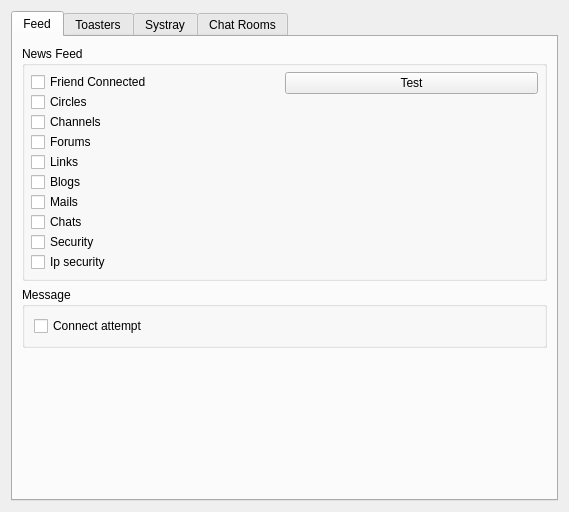
<?xml version="1.0" encoding="UTF-8"?>
<ui version="4.0">
 <class>NotifyPage</class>
 <widget class="QWidget" name="NotifyPage">
  <property name="geometry">
   <rect>
    <x>0</x>
    <y>0</y>
    <width>569</width>
    <height>512</height>
   </rect>
  </property>
  <layout class="QVBoxLayout" name="NotifyPageVLayout">
   <item>
    <widget class="QTabWidget" name="tabWidget">
     <property name="currentIndex">
      <number>0</number>
     </property>
     <widget class="QWidget" name="tabFeed">
      <attribute name="title">
       <string>Feed</string>
      </attribute>
      <layout class="QVBoxLayout" name="tabFeedVLayout">
       <item>
        <widget class="QGroupBox" name="newsFeedGroupBox">
         <property name="title">
          <string>News Feed</string>
         </property>
         <layout class="QHBoxLayout" name="notify_ForumNewMsgHLayout">
          <property name="spacing">
           <number>0</number>
          </property>
          <property name="leftMargin">
           <number>6</number>
          </property>
          <property name="topMargin">
           <number>6</number>
          </property>
          <property name="rightMargin">
           <number>6</number>
          </property>
          <property name="bottomMargin">
           <number>6</number>
          </property>
          <item>
           <layout class="QVBoxLayout" name="notify_VLayout">
            <item>
             <widget class="QCheckBox" name="notify_Peers">
              <property name="text">
               <string>Friend Connected</string>
              </property>
             </widget>
            </item>
            <item>
             <widget class="QCheckBox" name="notify_Circles">
              <property name="text">
               <string>Circles</string>
              </property>
             </widget>
            </item>
            <item>
             <widget class="QCheckBox" name="notify_Channels">
              <property name="text">
               <string>Channels</string>
              </property>
             </widget>
            </item>
            <item>
             <widget class="QCheckBox" name="notify_Forums">
              <property name="text">
               <string>Forums</string>
              </property>
             </widget>
            </item>
            <item>
             <widget class="QCheckBox" name="notify_Posted">
              <property name="text">
               <string>Links</string>
              </property>
             </widget>
            </item>
            <item>
             <widget class="QCheckBox" name="notify_Blogs">
              <property name="text">
               <string>Blogs</string>
              </property>
             </widget>
            </item>
            <item>
             <widget class="QCheckBox" name="notify_Messages">
              <property name="text">
               <string>Mails</string>
              </property>
             </widget>
            </item>
            <item>
             <widget class="QCheckBox" name="notify_Chat">
              <property name="text">
               <string>Chats</string>
              </property>
             </widget>
            </item>
            <item>
             <widget class="QCheckBox" name="notify_Security">
              <property name="text">
               <string>Security</string>
              </property>
             </widget>
            </item>
            <item>
             <widget class="QCheckBox" name="notify_SecurityIp">
              <property name="text">
               <string>Ip security</string>
              </property>
             </widget>
            </item>
            <item>
             <layout class="QVBoxLayout" name="feedLayout"/>
            </item>
           </layout>
          </item>
          <item>
           <layout class="QVBoxLayout" name="testFeedVLayout">
            <item>
             <widget class="QPushButton" name="testFeedButton">
              <property name="text">
               <string>Test</string>
              </property>
             </widget>
            </item>
            <item>
             <spacer name="testFeedVSpacer">
              <property name="orientation">
               <enum>Qt::Vertical</enum>
              </property>
              <property name="sizeHint" stdset="0">
               <size>
                <width>20</width>
                <height>40</height>
               </size>
              </property>
             </spacer>
            </item>
           </layout>
          </item>
         </layout>
        </widget>
       </item>
       <item>
        <widget class="QGroupBox" name="messageGroupBox">
         <property name="title">
          <string>Message</string>
         </property>
         <layout class="QVBoxLayout" name="messageGroupBoxVLayout">
          <item>
           <widget class="QCheckBox" name="message_ConnectAttempt">
            <property name="text">
             <string>Connect attempt</string>
            </property>
           </widget>
          </item>
         </layout>
        </widget>
       </item>
       <item>
        <spacer name="tabFeedVSpacer">
         <property name="orientation">
          <enum>Qt::Vertical</enum>
         </property>
         <property name="sizeHint" stdset="0">
          <size>
           <width>20</width>
           <height>40</height>
          </size>
         </property>
        </spacer>
       </item>
      </layout>
     </widget>
     <widget class="QWidget" name="tabToasters">
      <attribute name="title">
       <string>Toasters</string>
      </attribute>
      <layout class="QVBoxLayout" name="tabToastersVLayout">
       <item>
        <widget class="QPushButton" name="pushButtonDisableAll">
         <property name="toolTip">
          <string>Disable All Toaster temporarily</string>
         </property>
         <property name="text">
          <string>Disable All Toasters</string>
         </property>
         <property name="checkable">
          <bool>true</bool>
         </property>
        </widget>
       </item>
       <item>
        <widget class="QGroupBox" name="toasterGroupBox">
         <property name="title">
          <string>Toasters</string>
         </property>
         <layout class="QVBoxLayout" name="toasterGroupBoxVLayout">
          <property name="leftMargin">
           <number>9</number>
          </property>
          <property name="topMargin">
           <number>9</number>
          </property>
          <item>
           <layout class="QHBoxLayout" name="popup_HLayout">
            <item>
             <layout class="QVBoxLayout" name="popupVLayout">
              <item>
               <widget class="QCheckBox" name="popup_Connect">
                <property name="text">
                 <string>Friend Connect</string>
                </property>
               </widget>
              </item>
              <item>
               <widget class="QCheckBox" name="popup_NewMsg">
                <property name="text">
                 <string>New Message</string>
                </property>
               </widget>
              </item>
              <item>
               <widget class="QCheckBox" name="popup_DownloadFinished">
                <property name="text">
                 <string>Download completed</string>
                </property>
               </widget>
              </item>
              <item>
               <widget class="QCheckBox" name="popup_PrivateChat">
                <property name="text">
                 <string>Private Chat</string>
                </property>
               </widget>
              </item>
              <item>
               <widget class="QCheckBox" name="popup_GroupChat">
                <property name="text">
                 <string>Group Chat</string>
                </property>
               </widget>
              </item>
              <item>
               <widget class="QCheckBox" name="popup_ChatLobby">
                <property name="text">
                 <string>Chat Room</string>
                </property>
               </widget>
              </item>
              <item>
               <widget class="QCheckBox" name="popup_ConnectAttempt">
                <property name="text">
                 <string>Connect attempt</string>
                </property>
               </widget>
              </item>
              <item>
               <layout class="QVBoxLayout" name="toasterLayout"/>
              </item>
             </layout>
            </item>
            <item>
             <layout class="QVBoxLayout" name="testToasterVLayout">
              <item>
               <widget class="QPushButton" name="testToasterButton">
                <property name="text">
                 <string>Test</string>
                </property>
               </widget>
              </item>
              <item>
               <spacer name="testToasterVSpacer">
                <property name="orientation">
                 <enum>Qt::Vertical</enum>
                </property>
                <property name="sizeHint" stdset="0">
                 <size>
                  <width>20</width>
                  <height>40</height>
                 </size>
                </property>
               </spacer>
              </item>
             </layout>
            </item>
           </layout>
          </item>
          <item>
           <layout class="QGridLayout" name="positionGLayout">
            <item row="1" column="0">
             <widget class="QLabel" name="labelToasterPosition">
              <property name="sizePolicy">
               <sizepolicy hsizetype="Minimum" vsizetype="Preferred">
                <horstretch>0</horstretch>
                <verstretch>0</verstretch>
               </sizepolicy>
              </property>
              <property name="text">
               <string>Position</string>
              </property>
             </widget>
            </item>
            <item row="1" column="1" colspan="3">
             <widget class="QComboBox" name="comboBoxToasterPosition">
              <property name="sizePolicy">
               <sizepolicy hsizetype="MinimumExpanding" vsizetype="Fixed">
                <horstretch>0</horstretch>
                <verstretch>0</verstretch>
               </sizepolicy>
              </property>
             </widget>
            </item>
            <item row="2" column="0">
             <widget class="QLabel" name="labelToasterXMargin">
              <property name="sizePolicy">
               <sizepolicy hsizetype="Minimum" vsizetype="Preferred">
                <horstretch>0</horstretch>
                <verstretch>0</verstretch>
               </sizepolicy>
              </property>
              <property name="text">
               <string>X Margin</string>
              </property>
             </widget>
            </item>
            <item row="2" column="1">
             <widget class="QSpinBox" name="spinBoxToasterXMargin">
              <property name="sizePolicy">
               <sizepolicy hsizetype="Fixed" vsizetype="Fixed">
                <horstretch>0</horstretch>
                <verstretch>0</verstretch>
               </sizepolicy>
              </property>
              <property name="maximum">
               <number>20</number>
              </property>
             </widget>
            </item>
            <item row="2" column="2">
             <widget class="QLabel" name="labelToasterYMargin">
              <property name="sizePolicy">
               <sizepolicy hsizetype="Minimum" vsizetype="Preferred">
                <horstretch>0</horstretch>
                <verstretch>0</verstretch>
               </sizepolicy>
              </property>
              <property name="text">
               <string>Y Margin</string>
              </property>
             </widget>
            </item>
            <item row="2" column="3">
             <widget class="QSpinBox" name="spinBoxToasterYMargin">
              <property name="sizePolicy">
               <sizepolicy hsizetype="Fixed" vsizetype="Fixed">
                <horstretch>0</horstretch>
                <verstretch>0</verstretch>
               </sizepolicy>
              </property>
              <property name="maximum">
               <number>20</number>
              </property>
             </widget>
            </item>
           </layout>
          </item>
          <item>
           <spacer name="tabToastersVSpacer">
            <property name="orientation">
             <enum>Qt::Vertical</enum>
            </property>
            <property name="sizeHint" stdset="0">
             <size>
              <width>20</width>
              <height>40</height>
             </size>
            </property>
           </spacer>
          </item>
         </layout>
        </widget>
       </item>
      </layout>
     </widget>
     <widget class="QWidget" name="tabSystray">
      <attribute name="title">
       <string>Systray</string>
      </attribute>
      <layout class="QVBoxLayout" name="tabSystrayVLayout">
       <item>
        <widget class="QGroupBox" name="trayNotifyGroupBox">
         <property name="title">
          <string>Systray Icon</string>
         </property>
         <layout class="QVBoxLayout" name="verticalLayout_5">
          <item>
           <layout class="QGridLayout" name="notifyLayout"/>
          </item>
         </layout>
        </widget>
       </item>
       <item>
        <widget class="QGroupBox" name="systrayMessageGroupBox">
         <property name="title">
          <string>Systray message</string>
         </property>
         <layout class="QVBoxLayout" name="verticalLayout_2">
          <item>
           <widget class="QCheckBox" name="systray_GroupChat">
            <property name="text">
             <string>Group chat</string>
            </property>
           </widget>
          </item>
          <item>
           <widget class="QCheckBox" name="systray_ChatLobby">
            <property name="text">
             <string>Chat rooms</string>
            </property>
           </widget>
          </item>
         </layout>
        </widget>
       </item>
       <item>
        <spacer name="tabSystrayVSpacer">
         <property name="orientation">
          <enum>Qt::Vertical</enum>
         </property>
         <property name="sizeHint" stdset="0">
          <size>
           <width>20</width>
           <height>40</height>
          </size>
         </property>
        </spacer>
       </item>
      </layout>
     </widget>
     <widget class="QWidget" name="tabChatLobbies">
      <attribute name="title">
       <string>Chat Rooms</string>
      </attribute>
      <layout class="QVBoxLayout" name="tabChatLobbiesVLayout">
       <item>
        <widget class="QCheckBox" name="chatLobbies_CountUnRead">
         <property name="text">
          <string>Count all unread messages</string>
         </property>
        </widget>
       </item>
       <item>
        <widget class="QCheckBox" name="chatLobbies_CheckNickName">
         <property name="text">
          <string>Count occurrences of my current identity</string>
         </property>
        </widget>
       </item>
       <item>
        <widget class="QCheckBox" name="chatLobbies_CountFollowingText">
         <property name="text">
          <string>Count occurrences of any of the following texts (separate by newlines):</string>
         </property>
        </widget>
       </item>
       <item>
        <widget class="QPlainTextEdit" name="chatLobbies_TextToNotify"/>
       </item>
       <item>
        <widget class="QCheckBox" name="chatLobbies_TextCaseSensitive">
         <property name="toolTip">
          <string>Checked, if the identity and the text above occurrences must be in the same case to trigger count.</string>
         </property>
         <property name="text">
          <string>Case sensitive</string>
         </property>
        </widget>
       </item>
       <item>
        <spacer name="tabChatLobbiesVSpacer">
         <property name="orientation">
          <enum>Qt::Vertical</enum>
         </property>
         <property name="sizeHint" stdset="0">
          <size>
           <width>20</width>
           <height>40</height>
          </size>
         </property>
        </spacer>
       </item>
      </layout>
     </widget>
    </widget>
   </item>
  </layout>
 </widget>
 <tabstops>
  <tabstop>tabWidget</tabstop>
  <tabstop>notify_Peers</tabstop>
  <tabstop>notify_Channels</tabstop>
  <tabstop>notify_Forums</tabstop>
  <tabstop>notify_Posted</tabstop>
  <tabstop>notify_Blogs</tabstop>
  <tabstop>notify_Messages</tabstop>
  <tabstop>notify_Chat</tabstop>
  <tabstop>notify_Security</tabstop>
  <tabstop>notify_SecurityIp</tabstop>
  <tabstop>message_ConnectAttempt</tabstop>
  <tabstop>testFeedButton</tabstop>
  <tabstop>popup_Connect</tabstop>
  <tabstop>popup_NewMsg</tabstop>
  <tabstop>popup_DownloadFinished</tabstop>
  <tabstop>popup_PrivateChat</tabstop>
  <tabstop>popup_GroupChat</tabstop>
  <tabstop>popup_ChatLobby</tabstop>
  <tabstop>popup_ConnectAttempt</tabstop>
  <tabstop>testToasterButton</tabstop>
  <tabstop>comboBoxToasterPosition</tabstop>
  <tabstop>spinBoxToasterXMargin</tabstop>
  <tabstop>spinBoxToasterYMargin</tabstop>
  <tabstop>systray_GroupChat</tabstop>
  <tabstop>systray_ChatLobby</tabstop>
  <tabstop>chatLobbies_CountUnRead</tabstop>
  <tabstop>chatLobbies_CheckNickName</tabstop>
  <tabstop>chatLobbies_CountFollowingText</tabstop>
  <tabstop>chatLobbies_TextToNotify</tabstop>
  <tabstop>pushButtonDisableAll</tabstop>
 </tabstops>
 <resources/>
 <connections/>
</ui>
